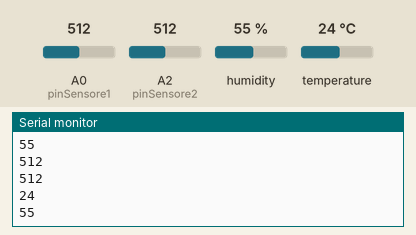
Recording of a sketch running on a simulated Arduino Uno, built with avr-gcc and run on an emulated ATmega328P. On the bench: the last lines printed to the serial monitor. The inputs (shaded band) are chosen by the test bench; at power-on: humidity 55 %, A0 (pinSensore1) = 512, A2 (pinSensore2) = 512, temperature 24 °C.

Above: at 3.3 s.
3.4 s: humidity set to 22 %
At 6.3 s:
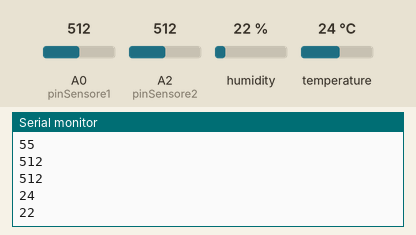
6.7 s: A0 (pinSensore1) set to 716
10.0 s: A2 (pinSensore2) set to 306
At 10.9 s:
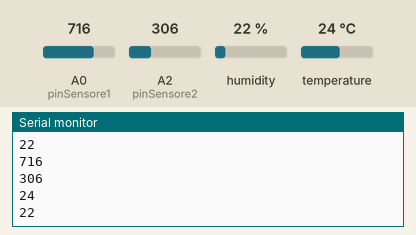
13.3 s: temperature set to 12 °C
At 16.3 s:
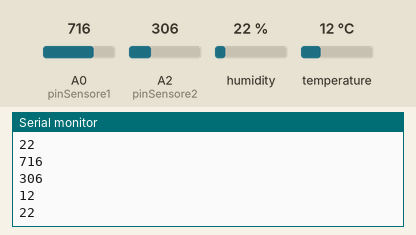
16.6 s: A0 (pinSensore1) set to 992
19.9 s: A2 (pinSensore2) set to 30
At 20.8 s:
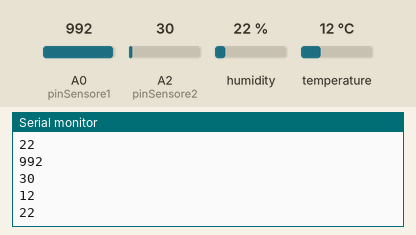
Timing chart, 0 to 22.9 s (numbered marks = the images above; inputs shaded):
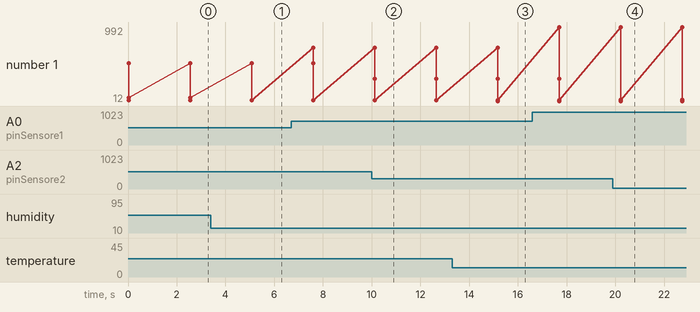

The sketch:

Sensore_terra.ino
```cpp
#include <SimpleDHT.h>


int const pinSensore1 = A0;
int const pinSensore2 = A2;
int const DHTPIN = 8;

typedef struct dato{
   int umidita1,umidita2;
   byte temperatura, umidita_aria;
}Dato;

int err;
SimpleDHT11 dht11;
Dato dato ;


void acquisizione_dati();
void scrittura_dati();


void setup() {

  Serial.begin(9600);

}

void loop() {

  acquisizione_dati();
  scrittura_dati();

  delay(2500);
}

void acquisizione_dati(){

  dato.umidita_aria = 0;
  dato.temperatura = 0;
  err = SimpleDHTErrSuccess;

  dato.umidita1 = analogRead(pinSensore1);
  dato.umidita2 = analogRead(pinSensore2);


  //if ((err = dht11.read(DHTPIN, &temp, &umid, NULL)) != SimpleDHTErrSuccess) {


     if((err = dht11.read(DHTPIN, &dato.temperatura, &dato.umidita_aria, NULL) != SimpleDHTErrSuccess )){
      Serial.print("Read DHT11 failed, err=");
      Serial.println(err);
      delay(2500);
      while(true);
    }

}

void scrittura_dati(){

    Serial.println(dato.umidita1);
    Serial.println(dato.umidita2);
    Serial.println((int)dato.temperatura);
    Serial.println((int)dato.umidita_aria);

 }
```

Measured:
- after the input at 3.4 s, the serial monitor: prints a new line after 1.7 s (image 1)
- after the input at 10.0 s, the serial monitor: prints a new line after 0.13 s (image 2)
- after the input at 13.3 s, the serial monitor: prints a new line after 1.9 s (image 3)
- after the input at 19.9 s, the serial monitor: prints a new line after 0.32 s (image 4)
- plotted number 1: 55 → 22 after the input at 3.4 s
